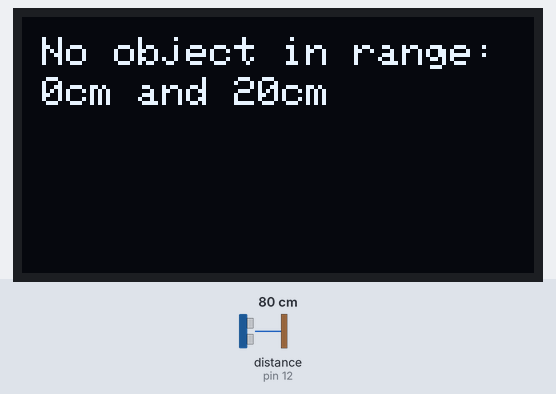
A sketch run on a simulated Arduino Uno, built with avr-gcc and run on an emulated ATmega328P. Parts: 128×64 one-colour display. Wiring (inferred from the names in the program): ultrasonic range finder: trigger pin 14; echo pin 12. The inputs (shaded band) are chosen by the test bench; at power-on: distance to the obstacle (sensor on pin 12) 80 cm. The echo pulse lasts 58.3 µs per cm; what the sketch prints to the serial monitor is not drawn.

Above: at 1.2 s.
1.3 s: distance to the obstacle (sensor on pin 12) set to 22 cm
2.8 s: distance to the obstacle (sensor on pin 12) set to 19 cm
At 3.4 s:
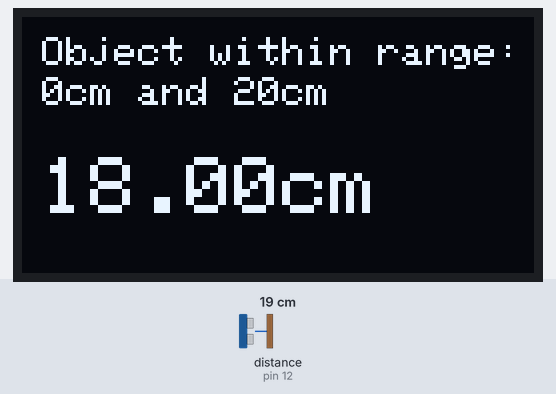
4.3 s: distance to the obstacle (sensor on pin 12) set to 35 cm
At 5.7 s:
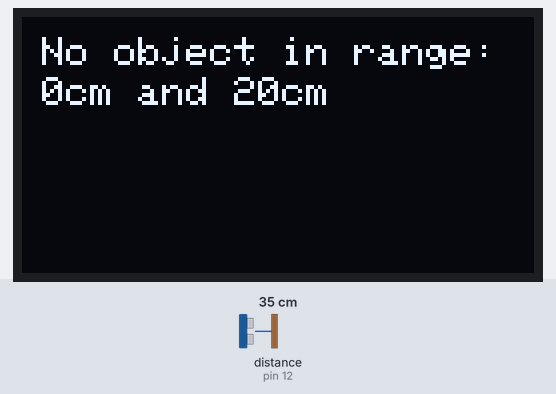
Timing chart, 0 to 7.3 s (numbered marks = the images above; inputs shaded):
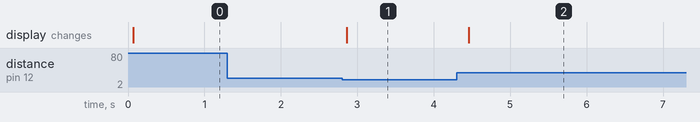

The sketch:

sketch.ino
```cpp
int TRIG_PIN = 14;
int ECHO_PIN = 12;

#include <Wire.h>
#include <Adafruit_GFX.h>
#include <Adafruit_SSD1306.h>

#define SCREEN_WIDTH 128 // OLED display width, in pixels
#define SCREEN_HEIGHT 64 // OLED display height, in pixels
Adafruit_SSD1306 SSD_I2C = Adafruit_SSD1306(SCREEN_WIDTH, SCREEN_HEIGHT, &Wire, -1);

float duration, distance;
int MAX_DISTANCE_CM = 20;

bool sent = false;

void setup() {
    // put your setup code here, to run once:
    pinMode(TRIG_PIN, OUTPUT);
    pinMode(ECHO_PIN, INPUT);
    Serial.begin(9600);

    SSD_I2C.begin(SSD1306_SWITCHCAPVCC, 0x3C);
    SSD_I2C.clearDisplay();
}

void loop() {
    // put your main code here, to run repeatedly:
    digitalWrite(TRIG_PIN, LOW);
    delayMicroseconds(2);
    digitalWrite(TRIG_PIN, HIGH);
    delayMicroseconds(10);
    digitalWrite(TRIG_PIN, LOW);

    duration = pulseIn(ECHO_PIN, HIGH);
    distance = (duration/2) * 0.0343;
    if (distance > 0 && distance <= MAX_DISTANCE_CM) {
        Serial.print("Distance: ");
        Serial.println(distance);

        SSD_I2C.clearDisplay();
        SSD_I2C.setTextSize(1);
        SSD_I2C.setTextColor(WHITE);
        SSD_I2C.setCursor(5, 5);
        SSD_I2C.println("Object within range:");
        SSD_I2C.setCursor(5, 15);
        SSD_I2C.println("0cm and "+String(MAX_DISTANCE_CM)+"cm");
        SSD_I2C.setCursor(5, 35);
        SSD_I2C.setTextSize(2);
        SSD_I2C.println(String(floor(distance))+"cm");
        SSD_I2C.display();
    }
    else {
        SSD_I2C.clearDisplay();
        SSD_I2C.setTextSize(1);
        SSD_I2C.setTextColor(WHITE);
        SSD_I2C.setCursor(5, 5);
        SSD_I2C.println("No object in range:");
        SSD_I2C.setCursor(5, 15);
        SSD_I2C.println("0cm and "+String(MAX_DISTANCE_CM)+"cm");
        SSD_I2C.display();
    }
    delay(100);
}
```

Measured:
- the behaviour switches between 21 and 20 cm on distance to the obstacle (sensor on pin 12) (found by bisection; images 0 and 1)
- after the input at 1.3 s, every drawn part: stays the same
- after the input at 2.8 s, the display: changes after 0.06 s (image 1)
- after the input at 4.3 s, the display: changes after 0.16 s (image 2)
